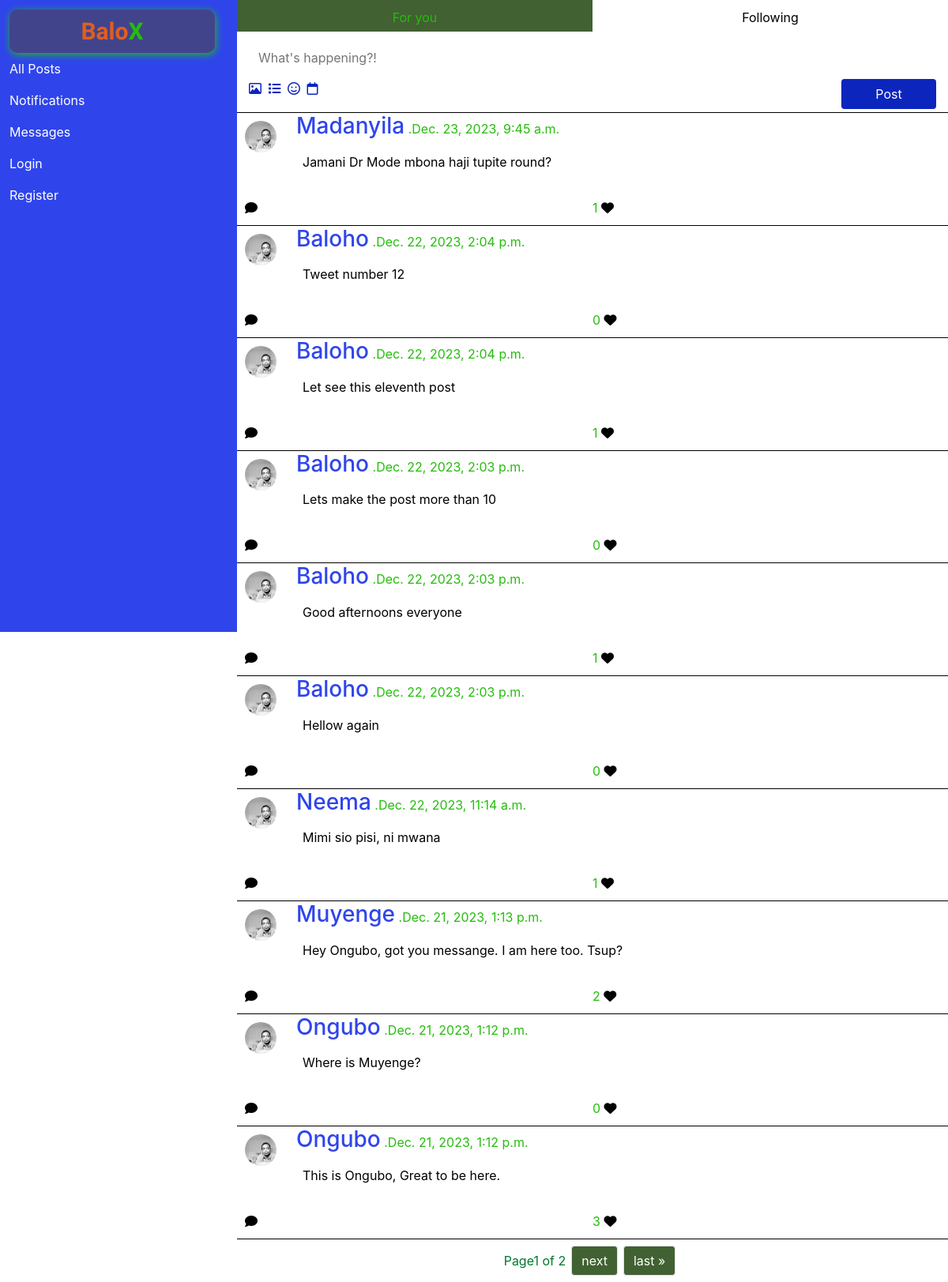
The app's page /, older data.
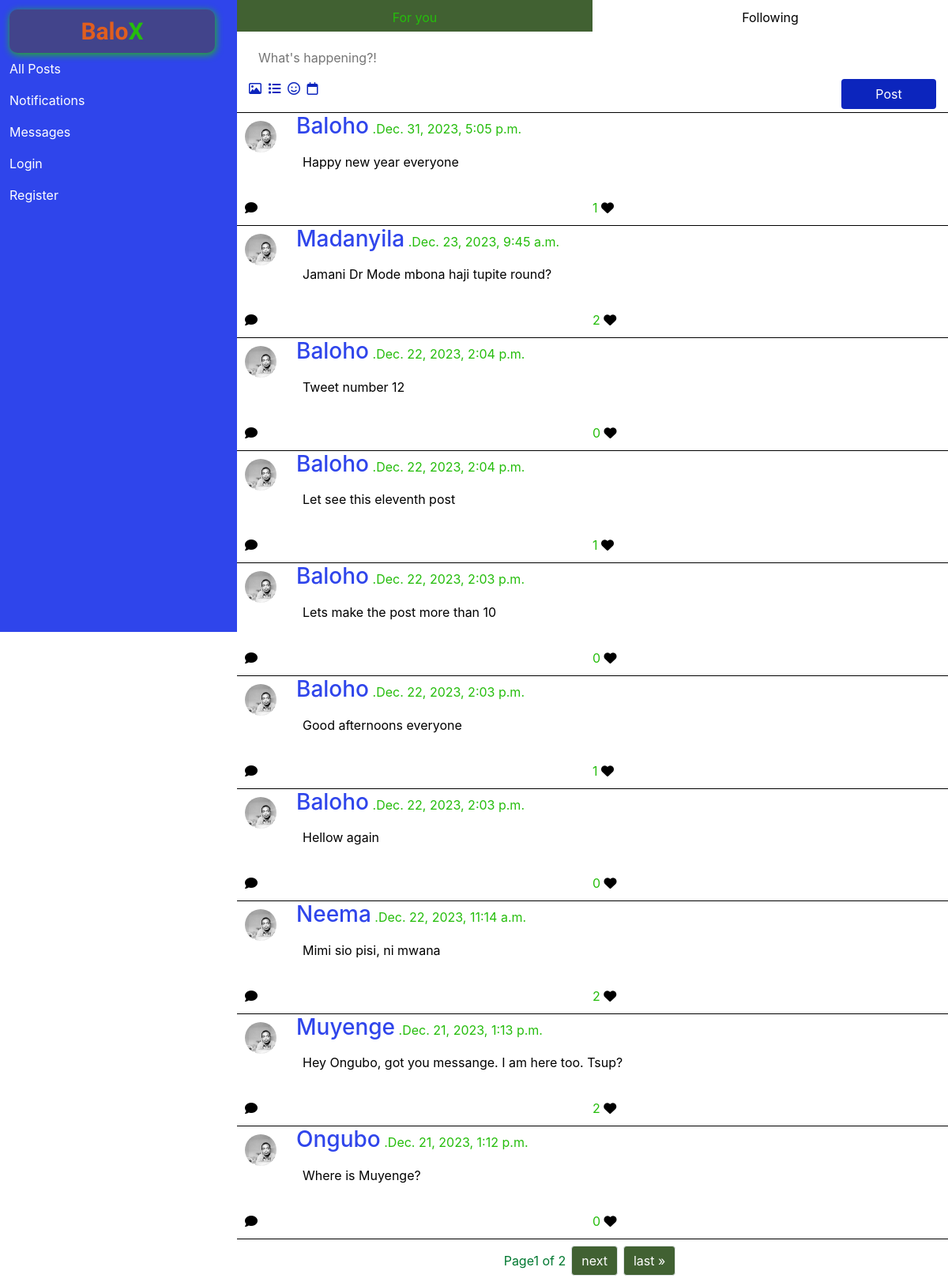
The same page, newer data.
### network/models.py (models this page shows, shortened)
class Post(models.Model):
    author = models.ForeignKey(User, on_delete=models.CASCADE, related_name='tweet')
    tweet = models.TextField(verbose_name='post', null=False, blank=False)
    liked_by = models.ManyToManyField(User, related_name='liked_posts', null=True, blank=True)
    likes = models.IntegerField(null=True, blank=True, verbose_name='like', max_length=20, default=0)
    time = models.DateTimeField(verbose_name='creation time')

class User(AbstractUser):
    pass

### network/views.py (the view)
# urls.py: path("", views.index, name="index"),
def index(request):
    posts = Post.objects.all().order_by('-time')
    paginator = Paginator(posts,10)
    page_number = request.GET.get('page')
    page_obj = paginator.get_page(page_number)
    return render(request, "network/index.html", {
        'page_obj' : page_obj,
        'all_posts' : True
    })

### network/templates/network/index.html (shortened to what this page needs)
{% extends "network/layout.html" %}
{% load static %}
{% block body %}
<section id="ForYou" class="container">
    <div class="row tofix">
        {% if all_posts %}
        <a class="col for_follow active" href="{% url 'index' %}"><div id="forYoubtn">For you</div></a>
        <a class="col for_follow" href="{% url 'following' %}"><div id="followingBtn">Following</div></a>
        {% else %}
        <a class="col for_follow" href="{% url 'index' %}"><div id="forYoubtn">For you</div></a>
        <a class="col for_follow active" href="{% url 'following' %}"><div id="followingBtn">Following</div></a>
        {% endif %}
    </div>
</section>
<section id="post" class="container">
    <form action="{% url 'tweet' %}" method="post" id="post_form">
        <div id="new_post">
            <input type="text" autocomplete="off" placeholder="What's happening?!" name="tweet">
        </div>
        <div class="row">
            <div class="on_newPostDiv icons col-sm-7 col-md-10">
                <i class="fa-regular fa-image"></i>
                <i class="fa-solid fa-list"></i>
                <i class="fa-regular fa-face-smile"></i>
                <i class="fa-regular fa-calendar"></i>
            </div>
            <div class="on_newPostDiv col-sm-5 col-md-2" id="post_btn">
                <input class='btn' type="submit" value="Post">
            </div>
        </div>
    </form>
</section>
<div id="allposts">
{% for post in page_obj %}
<section class="tweet" id="{{post.id}}">
    <div class="row container">
        <div class="userImg">
            <img src="{% static 'network/user.jpg' %}" alt="">
        </div>
        <div class="tweetContent col-sm-11">
            <h3 class=""><a href="{% url 'profile' post.author.id %}" class="username">{{post.author|capfirst}} </a></h3>
            <span class="">.{{post.time}}</span>
            <p id="tweet-{{post.id}}">{{post.tweet}}</p>
        </div>
    </div>
    <div class="tweetIcon container row">
        <div class="col">
        <i class="fa-solid fa-comment commentIcon" data-comment="{{post.id}}"></i>
        </div>
        <div class="col">
            <span id="post-likes-{{post.id}}">{{post.likes}}</span>
            {% if request.user in post.liked_by.all %}
                <i class="liked fa-solid fa-heart likeIcon " data-like="post-{{post.id}}" id="post-like-{{post.id}}"></i>
            {% else %}
                <i class="unliked fa-solid fa-heart likeIcon " data-like="post-{{post.id}}" id="post-like-{{post.id}}"></i>
            {% endif %}
        </div>
    </div>
</section>
{% endfor %}
<nav aria-label="Page navigation">
    <ul class="pagination container">
      <li class="page-item">Page{{page_obj.number}} of {{page_obj.paginator.num_pages}}</li>
    {% if page_obj.has_next %}
      <li class="page-item"><a class="page-link" href="?page={{ page_obj.next_page_number }}">next</a></li>
      <li class="page-item"><a class="page-link" href="?page={{ page_obj.paginator.num_pages }}">last &raquo;</a></li>
    {% endif %}
    </ul>
  </nav>
</div>
{% endblock %}

Row changes from the older to the newer data that the page shows:
no longer on this page (row unchanged): Post: author "Ongubo", time "Dec. 21, 2023, 1:12 p.m.", tweet "This is Ongubo, Great to be here.", likes "3"
added Post: author "Baloho", time "Dec. 31, 2023, 5:05 p.m.", tweet "Happy new year everyone", likes "1"
changed Post "Dec. 23, 2023, 9:45 a.m.": likes "1" → "2"
changed Post "Dec. 22, 2023, 11:14 a.m.": likes "1" → "2"
